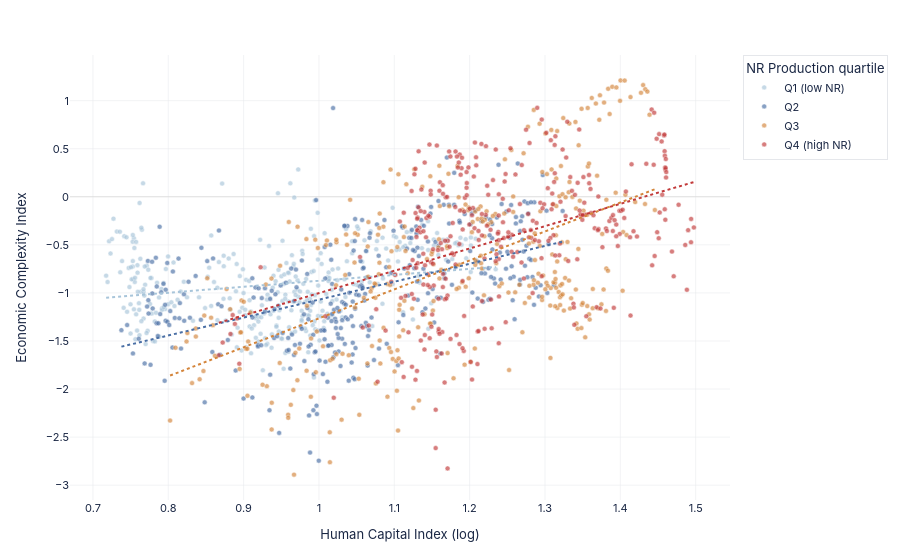

Write notebook code for a chart like this one.
### Markdown cell above
## Chart 18 — HCI \u00d7 NR Production Interaction

### Code cell
plot_df = df[['Country Code', 'Country Name', 'Year', ECI_COL,
              'log_HCI', 'log_Production_Value', 'ClusterLabels']].dropna().copy()

# Quartile of NR production value
plot_df['prod_q'] = pd.qcut(plot_df['log_Production_Value'], 4,
                            labels=['Q1 (low NR)', 'Q2', 'Q3', 'Q4 (high NR)'])
PROD_COLORS = {'Q1 (low NR)': '#a8c5da', 'Q2': '#4a6fa5',
               'Q3': '#d4853b', 'Q4 (high NR)': '#c23a3a'}

fig18 = go.Figure()
for q, col in PROD_COLORS.items():
    sub = plot_df[plot_df['prod_q'] == q]
    fig18.add_trace(go.Scatter(
        x=sub['log_HCI'], y=sub[ECI_COL], mode='markers',
        marker=dict(size=5, color=col, opacity=0.65, line=dict(color='white', width=0.5)),
        name=q,
        customdata=np.stack([sub['Country Code'], sub['Country Name'],
                             sub['Year'], sub['log_Production_Value']], axis=1),
        hovertemplate='<b>%{customdata[1]}</b> (%{customdata[0]}, %{customdata[2]})<br>'
                      'log HCI: %{x:.3f}<br>ECI: %{y:.3f}<br>'
                      'log Prod: %{customdata[3]:.3f}<extra>' + q + '</extra>',
    ))

# OLS trendline per quartile
for q, col in PROD_COLORS.items():
    sub = plot_df[plot_df['prod_q'] == q].copy()
    if len(sub) < 10: continue
    xv = sub['log_HCI'].values
    yv = sub[ECI_COL].values
    c  = np.polyfit(xv, yv, 1)
    xl = np.linspace(xv.min(), xv.max(), 80)
    fig18.add_trace(go.Scatter(
        x=xl, y=np.polyval(c, xl), mode='lines',
        line=dict(color=col, width=2, dash='dot'),
        showlegend=False, hoverinfo='skip',
    ))

fig18.update_layout(**base_layout(
    height=560,
    margin=dict(l=70, r=40, t=55, b=60),
    xaxis=dict(title='Human Capital Index (log)', gridcolor=GRID, gridwidth=0.5),
    yaxis=dict(title='Economic Complexity Index', gridcolor=GRID, gridwidth=0.5,
               zeroline=True, zerolinecolor='#ddd', zerolinewidth=1),
    legend=dict(title='NR Production quartile', font=dict(size=11),
                bgcolor='rgba(255,255,255,0.9)', bordercolor=GRID, borderwidth=1),
))
save(fig18, '18_reg_hci_production_interaction', w=1100, h=560)
fig18.show(config=CFG)

### Figure 1 — Plotly figure (JSON) as saved in the notebook; plotly's stock layout.template omitted (floating-point values rounded to 4 significant figures; data arrays with more than 128 entries replaced by an {"elided": "..."} marker saying what was removed)
{"data": [{"customdata": {"elided": "331x4 mixed values"}, "hovertemplate": "<b>%{customdata[1]}</b> (%{customdata[0]}, %{customdata[2]})<br>log HCI: %{x:.3f}<br>ECI: %{y:.3f}<br>log Prod: %{customdata[3]:.3f}<extra>Q1 (low NR)</extra>", "marker": {"color": "#a8c5da", "line": {"color": "white", "width": 0.5}, "opacity": 0.65, "size": 5}, "mode": "markers", "name": "Q1 (low NR)", "type": "scatter", "x": {"elided": "331 float values"}, "y": {"elided": "331 float values"}}, {"customdata": {"elided": "331x4 mixed values"}, "hovertemplate": "<b>%{customdata[1]}</b> (%{customdata[0]}, %{customdata[2]})<br>log HCI: %{x:.3f}<br>ECI: %{y:.3f}<br>log Prod: %{customdata[3]:.3f}<extra>Q2</extra>", "marker": {"color": "#4a6fa5", "line": {"color": "white", "width": 0.5}, "opacity": 0.65, "size": 5}, "mode": "markers", "name": "Q2", "type": "scatter", "x": {"elided": "331 float values"}, "y": {"elided": "331 float values"}}, {"customdata": {"elided": "331x4 mixed values"}, "hovertemplate": "<b>%{customdata[1]}</b> (%{customdata[0]}, %{customdata[2]})<br>log HCI: %{x:.3f}<br>ECI: %{y:.3f}<br>log Prod: %{customdata[3]:.3f}<extra>Q3</extra>", "marker": {"color": "#d4853b", "line": {"color": "white", "width": 0.5}, "opacity": 0.65, "size": 5}, "mode": "markers", "name": "Q3", "type": "scatter", "x": {"elided": "331 float values"}, "y": {"elided": "331 float values"}}, {"customdata": {"elided": "331x4 mixed values"}, "hovertemplate": "<b>%{customdata[1]}</b> (%{customdata[0]}, %{customdata[2]})<br>log HCI: %{x:.3f}<br>ECI: %{y:.3f}<br>log Prod: %{customdata[3]:.3f}<extra>Q4 (high NR)</extra>", "marker": {"color": "#c23a3a", "line": {"color": "white", "width": 0.5}, "opacity": 0.65, "size": 5}, "mode": "markers", "name": "Q4 (high NR)", "type": "scatter", "x": {"elided": "331 float values"}, "y": {"elided": "331 float values"}}, {"hoverinfo": "skip", "line": {"color": "#a8c5da", "dash": "dot", "width": 2}, "mode": "lines", "showlegend": false, "type": "scatter", "x": [0.7175, 0.7241, 0.7306, 0.7372, 0.7437, 0.7502, 0.7568, 0.7633, 0.7699, 0.7764, 0.783, 0.7895, 0.7961, 0.8026, 0.8092, 0.8157, 0.8222, 0.8288, 0.8353, 0.8419, 0.8484, 0.855, 0.8615, 0.8681, 0.8746, 0.8811, 0.8877, 0.8942, 0.9008, 0.9073, 0.9139, 0.9204, 0.927, 0.9335, 0.9401, 0.9466, 0.9531, 0.9597, 0.9662, 0.9728, 0.9793, 0.9859, 0.9924, 0.999, 1.006, 1.012, 1.019, 1.025, 1.032, 1.038, 1.045, 1.051, 1.058, 1.064, 1.071, 1.078, 1.084, 1.091, 1.097, 1.104, 1.11, 1.117, 1.123, 1.13, 1.136, 1.143, 1.15, 1.156, 1.163, 1.169, 1.176, 1.182, 1.189, 1.195, 1.202, 1.208, 1.215, 1.222, 1.228, 1.235], "y": [-1.049, -1.045, -1.041, -1.037, -1.033, -1.029, -1.025, -1.021, -1.017, -1.013, -1.009, -1.004, -1.0, -0.9964, -0.9923, -0.9883, -0.9842, -0.9802, -0.9761, -0.9721, -0.968, -0.964, -0.9599, -0.9559, -0.9518, -0.9478, -0.9437, -0.9397, -0.9356, -0.9316, -0.9275, -0.9235, -0.9194, -0.9154, -0.9113, -0.9073, -0.9032, -0.8992, -0.8951, -0.8911, -0.887, -0.883, -0.8789, -0.8749, -0.8708, -0.8668, -0.8627, -0.8587, -0.8546, -0.8506, -0.8465, -0.8425, -0.8384, -0.8344, -0.8303, -0.8263, -0.8222, -0.8182, -0.8141, -0.81, -0.806, -0.8019, -0.7979, -0.7938, -0.7898, -0.7857, -0.7817, -0.7776, -0.7736, -0.7695, -0.7655, -0.7614, -0.7574, -0.7533, -0.7493, -0.7452, -0.7412, -0.7371, -0.7331, -0.729]}, {"hoverinfo": "skip", "line": {"color": "#4a6fa5", "dash": "dot", "width": 2}, "mode": "lines", "showlegend": false, "type": "scatter", "x": [0.7378, 0.7452, 0.7526, 0.76, 0.7674, 0.7749, 0.7823, 0.7897, 0.7971, 0.8045, 0.8119, 0.8193, 0.8268, 0.8342, 0.8416, 0.849, 0.8564, 0.8638, 0.8712, 0.8786, 0.8861, 0.8935, 0.9009, 0.9083, 0.9157, 0.9231, 0.9305, 0.938, 0.9454, 0.9528, 0.9602, 0.9676, 0.975, 0.9824, 0.9898, 0.9973, 1.005, 1.012, 1.02, 1.027, 1.034, 1.042, 1.049, 1.057, 1.064, 1.071, 1.079, 1.086, 1.094, 1.101, 1.108, 1.116, 1.123, 1.131, 1.138, 1.146, 1.153, 1.16, 1.168, 1.175, 1.183, 1.19, 1.197, 1.205, 1.212, 1.22, 1.227, 1.234, 1.242, 1.249, 1.257, 1.264, 1.272, 1.279, 1.286, 1.294, 1.301, 1.309, 1.316, 1.323], "y": [-1.559, -1.545, -1.531, -1.517, -1.503, -1.489, -1.476, -1.462, -1.448, -1.434, -1.42, -1.407, -1.393, -1.379, -1.365, -1.351, -1.337, -1.324, -1.31, -1.296, -1.282, -1.268, -1.255, -1.241, -1.227, -1.213, -1.199, -1.185, -1.172, -1.158, -1.144, -1.13, -1.116, -1.103, -1.089, -1.075, -1.061, -1.047, -1.033, -1.02, -1.006, -0.992, -0.9782, -0.9644, -0.9506, -0.9367, -0.9229, -0.9091, -0.8953, -0.8815, -0.8677, -0.8538, -0.84, -0.8262, -0.8124, -0.7986, -0.7847, -0.7709, -0.7571, -0.7433, -0.7295, -0.7156, -0.7018, -0.688, -0.6742, -0.6604, -0.6466, -0.6327, -0.6189, -0.6051, -0.5913, -0.5775, -0.5636, -0.5498, -0.536, -0.5222, -0.5084, -0.4946, -0.4807, -0.4669]}, {"hoverinfo": "skip", "line": {"color": "#d4853b", "dash": "dot", "width": 2}, "mode": "lines", "showlegend": false, "type": "scatter", "x": [0.8024, 0.8105, 0.8187, 0.8268, 0.835, 0.8431, 0.8513, 0.8594, 0.8676, 0.8757, 0.8839, 0.892, 0.9001, 0.9083, 0.9164, 0.9246, 0.9327, 0.9409, 0.949, 0.9572, 0.9653, 0.9734, 0.9816, 0.9897, 0.9979, 1.006, 1.014, 1.022, 1.03, 1.039, 1.047, 1.055, 1.063, 1.071, 1.079, 1.087, 1.096, 1.104, 1.112, 1.12, 1.128, 1.136, 1.144, 1.153, 1.161, 1.169, 1.177, 1.185, 1.193, 1.202, 1.21, 1.218, 1.226, 1.234, 1.242, 1.25, 1.259, 1.267, 1.275, 1.283, 1.291, 1.299, 1.307, 1.316, 1.324, 1.332, 1.34, 1.348, 1.356, 1.364, 1.373, 1.381, 1.389, 1.397, 1.405, 1.413, 1.421, 1.43, 1.438, 1.446], "y": [-1.859, -1.835, -1.81, -1.786, -1.761, -1.737, -1.712, -1.688, -1.663, -1.639, -1.614, -1.589, -1.565, -1.54, -1.516, -1.491, -1.467, -1.442, -1.418, -1.393, -1.369, -1.344, -1.32, -1.295, -1.271, -1.246, -1.222, -1.197, -1.172, -1.148, -1.123, -1.099, -1.074, -1.05, -1.025, -1.001, -0.9762, -0.9517, -0.9271, -0.9026, -0.8781, -0.8536, -0.829, -0.8045, -0.78, -0.7554, -0.7309, -0.7064, -0.6818, -0.6573, -0.6328, -0.6082, -0.5837, -0.5592, -0.5347, -0.5101, -0.4856, -0.4611, -0.4365, -0.412, -0.3875, -0.3629, -0.3384, -0.3139, -0.2893, -0.2648, -0.2403, -0.2157, -0.1912, -0.1667, -0.1422, -0.1176, -0.0931, -0.06856, -0.04403, -0.0195, 0.005029, 0.02956, 0.05409, 0.07862]}, {"hoverinfo": "skip", "line": {"color": "#c23a3a", "dash": "dot", "width": 2}, "mode": "lines", "showlegend": false, "type": "scatter", "x": [0.8671, 0.8751, 0.883, 0.891, 0.899, 0.907, 0.915, 0.923, 0.9309, 0.9389, 0.9469, 0.9549, 0.9629, 0.9708, 0.9788, 0.9868, 0.9948, 1.003, 1.011, 1.019, 1.027, 1.035, 1.043, 1.051, 1.059, 1.067, 1.075, 1.083, 1.091, 1.099, 1.107, 1.115, 1.122, 1.13, 1.138, 1.146, 1.154, 1.162, 1.17, 1.178, 1.186, 1.194, 1.202, 1.21, 1.218, 1.226, 1.234, 1.242, 1.25, 1.258, 1.266, 1.274, 1.282, 1.29, 1.298, 1.306, 1.314, 1.322, 1.33, 1.338, 1.346, 1.354, 1.362, 1.37, 1.378, 1.386, 1.394, 1.402, 1.41, 1.418, 1.426, 1.434, 1.442, 1.45, 1.458, 1.466, 1.474, 1.482, 1.49, 1.498], "y": [-1.31, -1.292, -1.273, -1.255, -1.236, -1.218, -1.199, -1.181, -1.162, -1.144, -1.125, -1.107, -1.088, -1.07, -1.051, -1.033, -1.014, -0.9954, -0.9769, -0.9584, -0.9399, -0.9213, -0.9028, -0.8843, -0.8657, -0.8472, -0.8287, -0.8101, -0.7916, -0.7731, -0.7546, -0.736, -0.7175, -0.699, -0.6804, -0.6619, -0.6434, -0.6248, -0.6063, -0.5878, -0.5693, -0.5507, -0.5322, -0.5137, -0.4951, -0.4766, -0.4581, -0.4395, -0.421, -0.4025, -0.3839, -0.3654, -0.3469, -0.3284, -0.3098, -0.2913, -0.2728, -0.2542, -0.2357, -0.2172, -0.1986, -0.1801, -0.1616, -0.1431, -0.1245, -0.106, -0.08747, -0.06893, -0.0504, -0.03187, -0.01334, 0.005186, 0.02372, 0.04225, 0.06078, 0.07931, 0.09784, 0.1164, 0.1349, 0.1534]}], "layout": {"font": {"color": "#1a2744", "family": "IBM Plex Sans, -apple-system, BlinkMacSystemFont, sans-serif", "size": 11}, "height": 560, "legend": {"bgcolor": "rgba(255,255,255,0.9)", "bordercolor": "#e5e7eb", "borderwidth": 1, "font": {"size": 11}, "title": {"text": "NR Production quartile"}}, "margin": {"b": 60, "l": 70, "r": 40, "t": 55}, "paper_bgcolor": "#ffffff", "plot_bgcolor": "#ffffff", "xaxis": {"gridcolor": "#e5e7eb", "gridwidth": 0.5, "title": {"text": "Human Capital Index (log)"}}, "yaxis": {"gridcolor": "#e5e7eb", "gridwidth": 0.5, "title": {"text": "Economic Complexity Index"}, "zeroline": true, "zerolinecolor": "#ddd", "zerolinewidth": 1}}}
